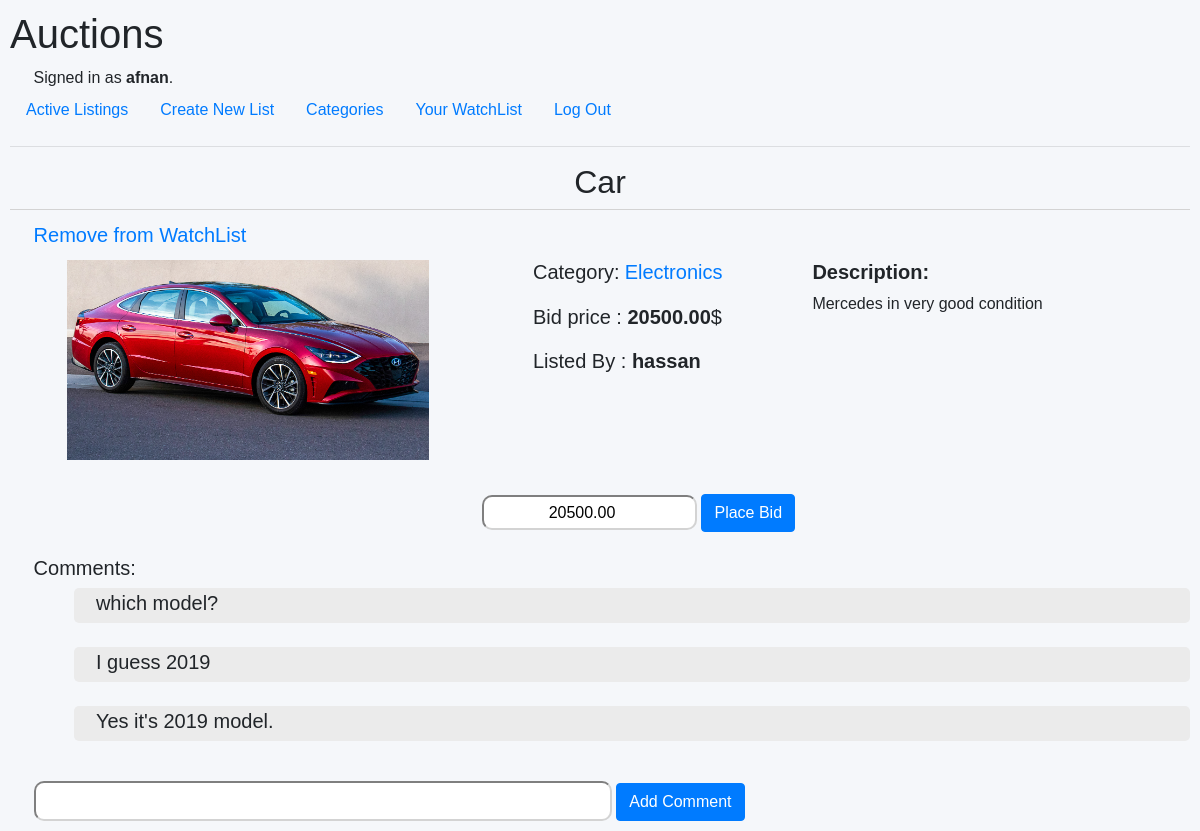
Page /list_page/15 (signed in) on the committed database.
### auctions/models.py (models this page shows, shortened)
class User(AbstractUser):
    pass

class list_item(models.Model):
	id= models.AutoField(primary_key=True)
	title = models.CharField(max_length=124)
	initiator=models.ForeignKey(User, on_delete=models.CASCADE, name="item_creator")
	bidPrice = models.DecimalField(max_digits=10, decimal_places=2,validators= [MinValueValidator(1)])
	category_choices = [
	("Fashion", "Fashion"),
	("Toys", "Toys"),
	("Electronics", "Electronics"),
	("Home", "Home"),
	("Other", "Other"),
	]
	category = models.CharField(
		max_length= 124,
		choices = category_choices,
		default = "Home",
	)
	picture_item= models.ImageField(upload_to="images/")
	description = models.TextField(default="None")
	closed = models.BooleanField(default=False)

class comment(models.Model):
	id = models.AutoField(primary_key=True)
	item_id = models.ForeignKey(list_item, on_delete=models.CASCADE)
	userName = models.ForeignKey(User, on_delete=models.CASCADE, name="commenter")
	comment = models.TextField(default="")

### auctions/views.py (the view, shortened to what this page needs)
# urls.py: path("list_page/<int:list_id>", views.list_page, name="list_page"),
def list_page(request, list_id):
    item = list_item.objects.get(id=list_id)
    if item.closed == False:
        comments_list = list(comment.objects.filter(item_id=item.id).values('comment', 'commenter'))
        comments= []
        for com in comments_list:
            entry = com.get('comment')
            comments.append(entry)
        if request.user.is_authenticated and (request.user).username == (item.item_creator).username:
           return render(request, "auctions/list_page.html",{
            "item": item,
            "media_url":MEDIA_URL,
            "comments": comments,
            "close_msg": "Close Bid"
            })
        else:
            if request.user.is_authenticated:
                try:
                    string = "Remove from WatchList"
                    obj = watchlist.objects.get(item_id=list_id, userName_id= request.user)
                    return render(request, "auctions/list_page.html",{
                        "item": item,
                        "media_url":MEDIA_URL,
                        "comments": comments,
                        "remove_list": string,
                    })
                except (watchlist.DoesNotExist):
                    return render(request, "auctions/list_page.html",{
                        "item": item,
                        "media_url":MEDIA_URL,
                        "comments": comments,
                    })
            else:
                return render(request, "auctions/list_page.html",{
                    "item": item,
                    "media_url":MEDIA_URL,
                    "comments": comments,
                })

### auctions/templates/auctions/list_page.html (shortened to what this page needs)
{% extends "auctions/layout.html" %}
{% block body %}
	<h2 style="text-align: center;">{{item.title}}</h2>
	<div style="height: 1px; background-color: lightgray;"></div>
	<div style="height: 10px;"></div>
	{% if close_msg %}
		<a class="link" href="{% url 'closedBid' item.id %}">{{close_msg}}</a>
	{% elif remove_list %}
		<a class="link" href="{% url 'watchList' item.id %}">{{remove_list}}</a>
	{% elif not message %}
		<a class="link" href="{% url 'watchList' item.id %}">Add to WatchList</a>
	{% endif %}
    <div class="container">
    	<div class="row">
			<div class="col-md-5">
	            <img src="{{ media_url }}{{ item.picture_item }}" alt="No image found" style="height: 200px;">
	        </div>
	        <div class="col-md-3">
	            <h5>Category:<a href="{% url 'categories' item.category %}">{{item.category}}</a></h5>
	    		<h5 style="padding-top: 5%"> Bid price : <strong>{{item.bidPrice}}</strong>$</h5>
	    		{% if item.item_creator.username == request.user.username %}
	    			<h5 style="padding-top: 5%"> Listed By : <strong>You</strong></h5>
	    		{% else %}
	    			<h5 style="padding-top: 5%"> Listed By : <strong>{{item.item_creator.username}}</strong></h5>
	    		{% endif %}
	        </div>
	        <div class="col-md-3" style="font-family: arial, sans-sarif; font-size: 16px;">
	        	<h5> <strong>Description: </strong></h5>
	    	    {{item.description}}</br>
	        </div>
	    </div>
	</div>
    <div style="height: 10px;"></div>
	<div style="margin-left: 10%; padding-left: 30%;">
		<form action="{% url 'list_bid' item.id %}" method="post">
			<input type="number" name="bid" value="{{item.bidPrice}}" style="text-align: center; border-radius: 10px; height: 35px; border-color: lightgray;">
			<input type="submit" class="btn btn-primary" name="submitBid" value="Place Bid">
		</form>
	</div></br>
	<div>
		<h5>Comments:</h5>
	</div>
	<div>
		<ul>
		{% for comment in comments %}
			<div style="background-color:#ebebeb; min-height: 35px; font-size: 20px; border-radius: 5px;">
				{{comment}}
			</div></br>
		{% endfor %}
		</ul>
	</div>
	<div>
		<form action="{% url 'list_comment' item.id %}" method="post">
			<input type="text" name="userComment" style="width: 50%; border-radius: 10px; height: 40px; border-color: lightgray; font-size: 16px; text-align: center; text-shadow: all;">
			<input type="submit" class="btn btn-primary" name="submitComment" value="Add Comment">
		</form>
	</div>
{% endblock %}

### auctions/templates/auctions/layout.html (shortened to what this page needs)
{% load static %}
<!DOCTYPE html>
<html lang="en">
    <head>
        <link rel="stylesheet" href="https://stackpath.bootstrapcdn.com/bootstrap/4.4.1/css/bootstrap.min.css">
        <link href="{% static 'auctions/styles.css' %}" rel="stylesheet">
    </head>
    <body>
        <h1>Auctions</h1>
        <div>
            {% if user.is_authenticated %}
                Signed in as <strong>{{ user.username }}</strong>.
            {% else %}
                Not signed in.
            {% endif %}
        </div>
        <ul class="nav">
            <li class="nav-item">
                <a class="nav-link" href="{% url 'index' %}">Active Listings</a>
            </li>
            <li class="nav-item">
                <a class="nav-link" href="{% url 'create_page' %}">Create New List</a>
            </li>
            <li class="nav-item">
                <a class="nav-link" href="{% url 'categories_display' %}">Categories</a>
            </li>
            {% if user.is_authenticated %}
                <li class="nav-item">
                    <a class="nav-link" href="{% url 'watchlist_display' %}">Your WatchList</a>
                </li>
                <li class="nav-item">
                    <a class="nav-link" href="{% url 'logout' %}">Log Out</a>
                </li>
            {% endif %}
        </ul>
        <hr>
        {% block body %}
        {% endblock %}
    </body>
</html>

### auctions/static/auctions/styles.css (style rules this page uses)
body { padding: 10px; }

### auctions/templates/auctions/list_page.html (style rules this page uses)
div, a { padding-left: 2%; }
body { font-family: arial, sans-sarif; background-color: #f5f7fa; }
.container { padding-top: 10px; }
.link { font-size: 20px; }

### rows in the picture
User: username "afnan"
list_item: title "Car", picture_item (picture), category "Electronics", bidPrice "20500.00", item_creator.username "hassan", description "Mercedes in very good condition", bid "20500.00"
comment: comment "which model?"
comment: comment "I guess 2019"
comment: comment "Yes it's 2019 model."

### other values in the picture
{{ remove_list }} "Remove from WatchList"
